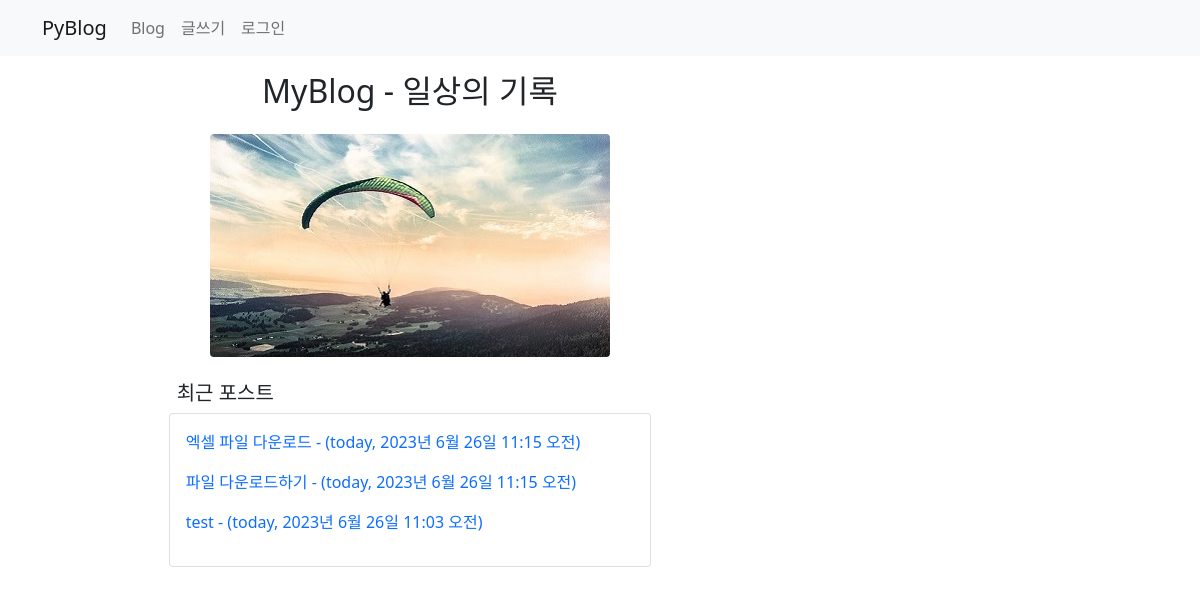
The app's page /, older data.
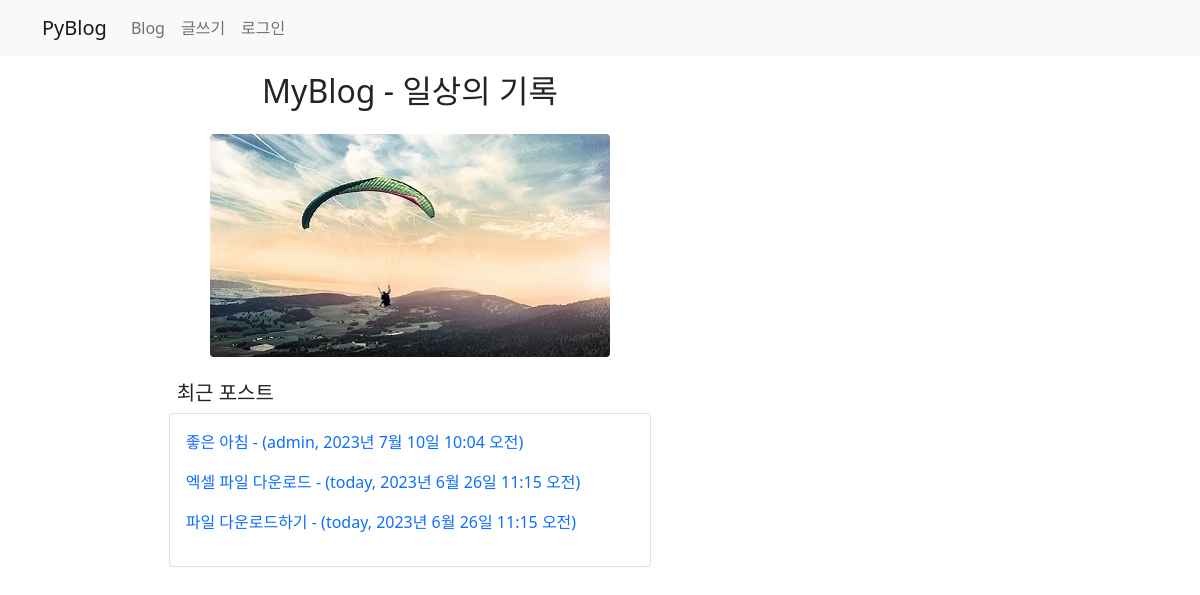
The same page, newer data.
### blog/models.py (models this page shows, shortened)
class Post(models.Model):
    author = models.ForeignKey(User, on_delete=models.CASCADE)
    title = models.CharField(max_length=100)  #제목
    content = models.TextField()              #내용
    pub_date = models.DateTimeField()         #발행일
    modify_date = models.DateTimeField(null=True, blank=True) #입력 폼이 비어도 됨
    photo = models.ImageField(upload_to='blog/images/%Y/%m/%d/',
                    null=True, blank=True)  #null 허용, 파일을 첨부하지 않을수 있음
    file = models.FileField(upload_to='blog/files/%Y/%m/%d/',
                    null=True, blank=True)
    category = models.ForeignKey(Category, null=True, blank=True,
                    on_delete=models.SET_NULL)

### blog/views.py (the view)
# urls.py: path('', views.index), #http://127.0.0.1:8000/
def index(request):
    new_post = Post.objects.order_by('-pub_date')[0:3]
    context = {'new_post': new_post,}
    return render(request, 'blog/index.html', context)

### templates/blog/index.html (shortened to what this page needs)
<!DOCTYPE html>
<html lang="ko">
{% load static %}
<head>
    <link rel="stylesheet" href="{% static 'blog/css/bootstrap.css' %}">
    <link rel="stylesheet" href="{% static 'blog/css/style.css' %}">
</head>
<body>
{% include 'navbar.html' %}
<div class="container my-3">
    <div class="row">
        <div class="col-8">
           <h2 class="text-center">MyBlog - 일상의 기록</h2>
            <div class="my-4 text-center">
                <img class="rounded-2"
                    src="{% static 'blog/images/activity.jpg' %}" alt="패러글라이딩">
                <div class="row">
                    <div class="col-2"></div>
                    <div class="col-8 text-start">
                        <h5 class="mt-4 px-2">최근 포스트</h5>
                        <div class="card">
                            <div class="card-body">
                                {% for post in new_post %}
                                    <p>
                                        <a href="{% url 'blog:detail' post.id %}">
                                            {{ post.title }} -
                                            ({{ post.author }}, {{ post.pub_date}})
                                        </a>
                                    </p>
                                {% endfor %}
                            </div>
                        </div>
                    </div>
                </div>
            </div>
        </div>
    </div>
</div>
</body>
</html>

Row changes from the older to the newer data that the page shows:
no longer on this page (row unchanged): Post: title "test", author "today", pub_date "2023년 6월 26일 11:03 오전"
added Post: title "좋은 아침", author "admin", pub_date "2023년 7월 10일 10:04 오전"
